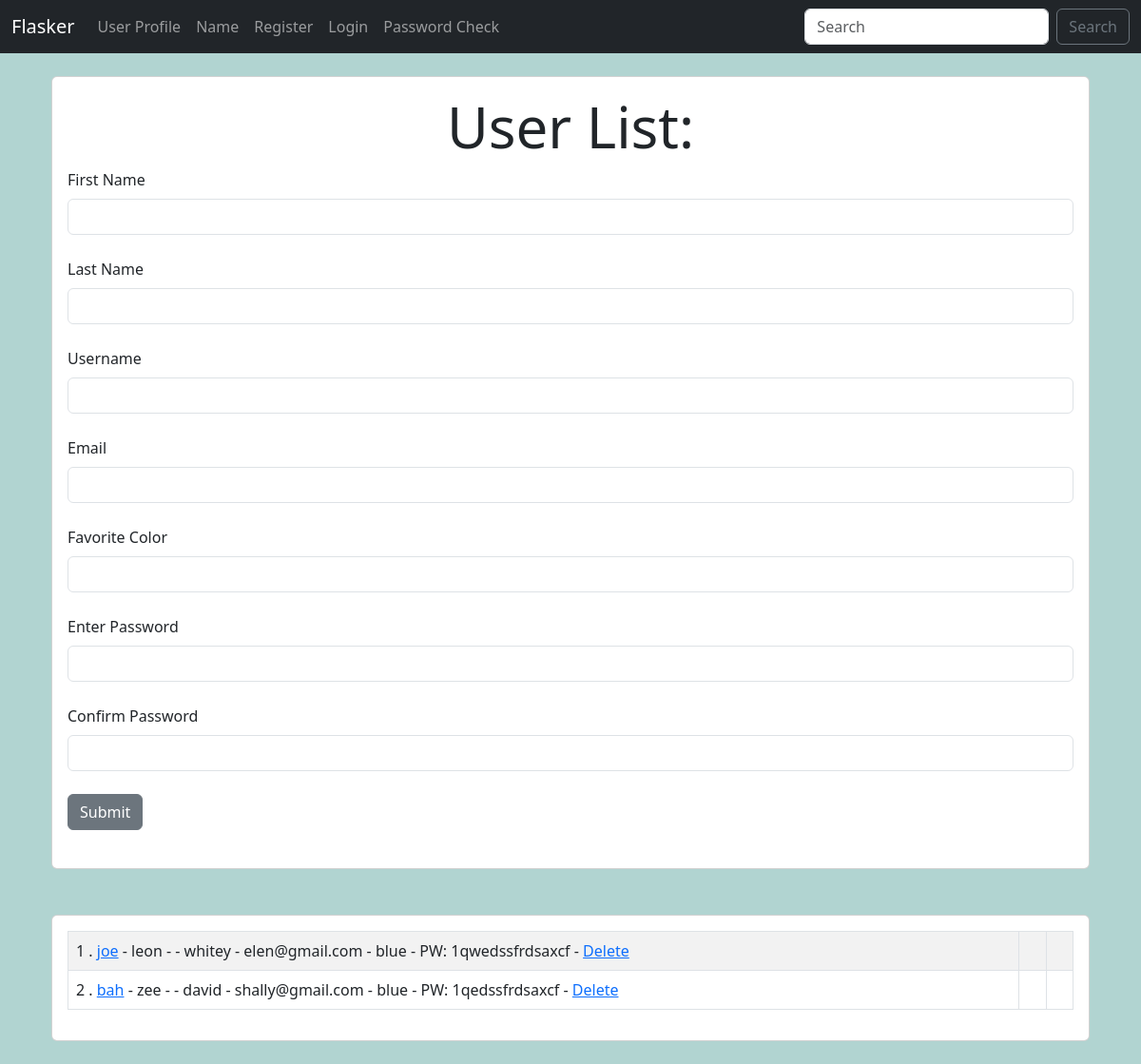
The app's page /add_user with its own data.
### app.py (models this page shows, shortened)
class Users(db.Model,UserMixin):
    id             = db.Column(db.Integer,primary_key=True)
    firstname      = db.Column(db.String(200),nullable=False)
    lastname      = db.Column(db.String(200),nullable=False)
    username       = db.Column(db.String(20) ,nullable=False,unique=True)
    email          = db.Column(db.String(200),nullable=False,unique=True)
    favorite_color = db.Column(db.String(200))
    date_added     = db.Column(db.DateTime,default=datetime.utcnow)
    password_hash  = db.Column(db.String(120))
    @property
    def password(self):
        raise AttributeError('password is not a readable attribute')

### app.py (the view, shortened to what this page needs)
@app.route('/add_user',methods=['GET','POST'])
def add_user():
    name = None
    form =  Userform()
    our_users = Users.query.order_by(Users.date_added)
    return render_template("add_user.html",
        form=form,
        name=name,our_users=our_users)

### app.py
class Userform(FlaskForm):
        firstname           = StringField(" First Name", validators=[DataRequired()])
        lastname            = StringField(" Last Name", validators=[DataRequired()])
        username            = StringField(" Username", validators=[DataRequired()])
        email               = StringField(" Email", validators=[DataRequired()])
        favorite_color      = StringField(" Favorite Color")
        password_hash       = PasswordField('Enter Password',validators=[DataRequired(),EqualTo('check_password_hash2', message='Passwords must match!')])
        password_hash2      = PasswordField('Confirm Password',validators=[DataRequired()])
        submit = SubmitField("Submit")

### templates/add_user.html (shortened to what this page needs)
{% extends 'base.html' %} {% block content %}
<div class="container-fluid">
{% if name %}
<h1> Users Added!</h1>
<br />
<div class="shadow p-3 mb-5 bg-body rounded">
<table class="table table-hover table-borderd table-stripped">
 {% for our_user in our_users %}
 <tr>
    <td>
  {{ our_user.id }} .
   <a href="{{ url_for('update',id=our_user.id )}}">
    {{ our_user.firstname }}</a>
    - {{ our_user.lastname }}
    - {{ our_user.username }}
    - {{ our_user.email }}
     -{{ our_user.favorite_color }}
     -{{ our_user.password_hash }}
     <a href="{{ url_for('delete', id=our_user.id)}}"> Delete</a>
     </td>
  </tr>
  {% endfor %}
  </table>
</div>
{% else %}
<div class="card">
  <div class="card-body">
<h1 class="card-title text-center">User List:</h1>
  <form method="POST" action="/add_user">
       {{ form.firstname.label (class="form-label")}}
       {{ form.firstname(class="form-control") }}
          <br />
          {{ form.lastname.label (class="form-label")}}
          {{ form.lastname(class="form-control") }}
          <br />
      {{ form.username.label (class="form-label")}}
      {{ form.username(class="form-control") }}
      <br />
      {{ form.email.label (class="form-label") }} {{
      form.email(class="form-control") }}
       <br/>
      {{ form.favorite_color.label (class="form-label") }}
      {{ form.favorite_color(class="form-control") }}
        <br/>
      {{ form.password_hash.label (class="form-label") }}
       {{ form.password_hash(class="form-control") }}
       <br/>
      {{ form.password_hash2.label (class="form-label") }}
       {{ form.password_hash2(class="form-control") }}
      <br />
      {{ form.submit(class="btn btn-secondary") }}
      <br /> <br />
       </div>
</div>
    </div>
  <br /> <br />
<div class="container">
<div class="card">
  <div class="card-body">
<table class="table  table-hover table-bordered table-striped" >
 {% for our_user in our_users %}
 <tr>
<td>
  {{ our_user.id }} .  <a href="{{ url_for('update', id=our_user.id)}}">
    {{ our_user.firstname }}</a>
    - {{ our_user.lastname }}  -
     - {{ our_user.username }}
    - {{ our_user.email }}
    - {{ our_user.favorite_color }} -
     PW: {{our_user.password_hash}} -
      <a href="{{ url_for('delete', id=our_user.id)}}"> Delete</a>
<td/>
<td/>
</tr>
  {% endfor %}
</table>
</div>
</div>
<br/>
{% endif %} {% endblock content %}

### templates/base.html (shortened to what this page needs)
<!DOCTYPE html>
<html lang="en">
  <head>
    <link
    href="{{ url_for('static',
    filename='css/style.css') }}" rel="stylesheet"/>
    <link
      href="https://cdn.jsdelivr.net/npm/bootstrap@5.3.0-alpha1/dist/css/bootstrap.min.css"
      rel="stylesheet"
    />
  </head>
  <body>
    {% include "nav-bar.html" %}
    <div class="container">{% block content %}{% endblock content %}</div>
  </body>
</html>

### templates/nav-bar.html (shortened to what this page needs)
<nav class="navbar navbar-expand-lg bg-dark navbar-dark">
  <div class="container-fluid">
    <a class="navbar-brand" href="{{url_for("index")}}">Flasker</a>
    <div class="collapse navbar-collapse" id="navbarSupportedContent">
      <ul class="navbar-nav me-auto mb-2 mb-lg-0">
        <li class="nav-item">
          <a class="nav-link" href="{{url_for("user", name="Obi")}}">User Profile</a>
        </li>
         <li class="nav-item">
          <a class="nav-link" href="{{url_for("name")}}">Name</a>
        {% if current_user.is_authenticated  %}
        <li class="nav-item">
          <a class="nav-link" href="{{url_for("logout")}}">Logout</a>
        </li>
        {% else  %}
         </li>
          <li class="nav-item">
          <a class="nav-link" href="{{url_for("add_user")}}">Register</a>
        </li>
        <li class="nav-item">
          <a class="nav-link" href="{{url_for("login")}}">Login</a>
        </li>
        {% endif %}
          <li class="nav-item">
          <a class="nav-link" href="{{url_for("test_pw")}}">Password Check</a>
        </li>
      </ul>
      <form class="d-flex" role="search">
        <input
          class="form-control me-2"
          type="search"
          placeholder="Search"
          aria-label="Search"
        />
        <button class="btn btn-outline-secondary" type="submit">Search</button>
      </form>
    </div>
  </div>
</nav>

### static/css/style.css (style rules this page uses)
h1 { color: darkblue; font-size:60px; }
body { background: #d1d4d1; }

### templates/base.html (style rules this page uses)
h1 { color: darkblue; font-size:60px }
body { background: #b1d4d1; }

### records on screen
Users: id "1", firstname "joe", lastname "leon", username "whitey", email "elen@gmail.com", favorite_color "blue", password_hash "1qwedssfrdsaxcf"
Users: id "2", firstname "bah", lastname "zee", username "david", email "shally@gmail.com", favorite_color "blue", password_hash "1qedssfrdsaxcf"
